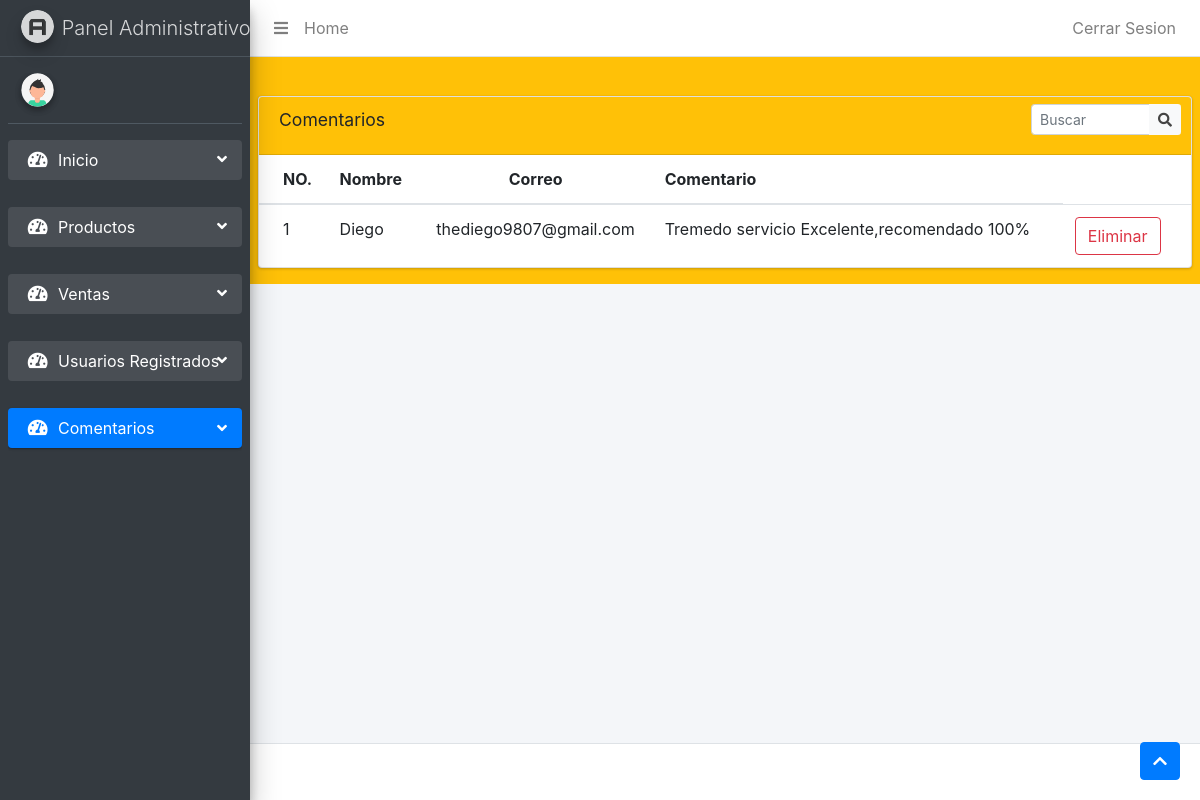
Page /vistacomentarios_busqueda.php?table_search=Diego on the committed database.
### tables this page shows
CREATE TABLE `tblcomentarios` (
  `id_comentario` int(11) NOT NULL,
  `nombre` varchar(100) NOT NULL,
  `correo` varchar(100) NOT NULL,
  `mensaje` varchar(256) NOT NULL
);

### modulos/panel.php (called while the page is built, shortened)
<?php
include("global/conexion.php");
$sentencia4 = $pdo->prepare("SELECT * FROM `tblcomentarios`");
$sentencia4->execute();
$listaComentarios = $sentencia4->fetchALL(PDO::FETCH_ASSOC);

### vistacomentarios_busqueda.php (the view, shortened to what this page needs)
<?php
include 'modulos/panel.php';
include 'cabecera_admin.php';
$category = $_GET["table_search"];
$sentencia = $pdo->prepare("SELECT * FROM tblcomentarios WHERE nombre LIKE '%$category%' or mensaje LIKE '%$category%' or correo LIKE '%$category%' ");
$sentencia->execute();
$listaComentarios = $sentencia->fetchALL(PDO::FETCH_ASSOC);
?>
  <div class="content-wrapper">
    <div class="content-header">
      <div class="container-fluid">
        <div class="row mb-2">
          <div class="col-sm-6">
          </div>
        </div>
      </div>
    </div>
<aside class="main-sidebar sidebar-dark-primary elevation-4">
    <a href="Vistapanel.php" class="brand-link">
      <img src="dist/img/AdminLTELogo.png" alt="AdminLTE Logo" class="brand-image img-circle elevation-3"
           style="opacity: .8">
      <span class="brand-text font-weight-light">Panel Administrativo</span>
    </a>
    <div class="sidebar">
      <div class="user-panel mt-3 pb-3 mb-3 d-flex">
        <div class="image">
          <img src="img/avatar.svg" class="img-circle elevation-2" alt="User Image">
        </div>
        <div class="info">
        </div>
      </div>
      <nav class="mt-2">
        <ul class="nav nav-pills nav-sidebar flex-column" data-widget="" role="menu" data-accordion="false">
               <li class="nav-item  menu-open">
          <a href="Vistapanel.php" class="nav-link">
            <i class="nav-icon fas fa-tachometer-alt"></i>
            <p>
              Inicio
              <i class="right fas fa-angle-left"></i>
            </p>
          </a>
          <br>
        <li class="nav-item has-treeview menu-open">
          <a href="Vistaproductos.php" class="nav-link">
            <i class="nav-icon fas fa-tachometer-alt"></i>
            <p>
              Productos
              <i class="right fas fa-angle-left"></i>
            </p>
          </a>
          <br>
        <li class="nav-item has-treeview menu-open">
          <a href="Vistaventas.php" class="nav-link">
            <i class="nav-icon fas fa-tachometer-alt"></i>
            <p>
              Ventas
              <i class="right fas fa-angle-left"></i>
            </p>
          </a>
          <br>
        <li class="nav-item has-treeview menu-open">
          <a href="Vistausuarios.php" class="nav-link">
            <i class="nav-icon fas fa-tachometer-alt"></i>
            <p>
              Usuarios Registrados
              <i class="right fas fa-angle-left"></i>
            </p>
          </a>
          <br>
        <li class="nav-item has-treeview menu-open">
          <a href="Vistacomentarios.php" class="nav-link active">
            <i class="nav-icon fas fa-tachometer-alt"></i>
            <p>
              Comentarios
              <i class="right fas fa-angle-left"></i>
            </p>
          </a>
        </li>
              </ul>
      </nav>
    </div>
  </aside>
    <section class="content">
        <div class="row">
          <div class="col-12">
            <div class="card">
              <div class="card-header">
                <h3 class="card-title">Comentarios</h3>
                <div class="card-tools">
                <form action="vistacomentarios_busqueda.php" method="$_GET">
              <div class="input-group input-group-sm" style="width: 150px;">
                <input type="text" name="table_search" id="busqueda" class="form-control float-right" placeholder="Buscar">
                <div class="input-group-append">
                  <button type="submit" value="Buscar" class="btn btn-default"><i class="fas fa-search"></i></button>
                    </div>
                  </div>
                </div>
              </div>
              <div class="card-body table-responsive p-0">
                <table class="table table-hover text-nowrap">
                  <thead>
                    <tr>
                      <th>NO.</th>
                      <th>Nombre</th>
                      <th><center>Correo</center></th>
                      <th>Comentario</th>
                    </tr>
                  </thead>
                  <tbody>
                  <?php foreach($listaComentarios as $comentarios) { ?>
                    <tr>
                      <td><?php echo $comentarios['id_comentario'];?></td>
                      <td><?php echo $comentarios['nombre'];?></td>
                      <td><center><?php echo $comentarios['correo'];?></center></td>
                      <td><?php echo $comentarios['mensaje'];?></td>
                      <td>
                      <form action="" method="post">
                        <button class="btn btn-outline-danger" value="btnEliminar" type="submit" name="accion">Eliminar</button>
                      </form>
                    </td>
                    </tr>
                    <?php } ?>
                  </tbody>
                </table>
              </div>
            </div>
          </div>
        </div>
      </div>
  </div>
  <?php include("piePagina.php"); ?>

### vistacomentarios_busqueda.php (style rules this page uses)
.card-header { background-color: #FFC107; }
.content-header { background-color: #FFC107; }
.row { background-color: #FFC107; }

### rows in the picture
tblcomentarios: id_comentario "1", nombre "Diego", correo "thediego9807@gmail.com", mensaje "Tremedo servicio Excelente,recomendado 100%"
